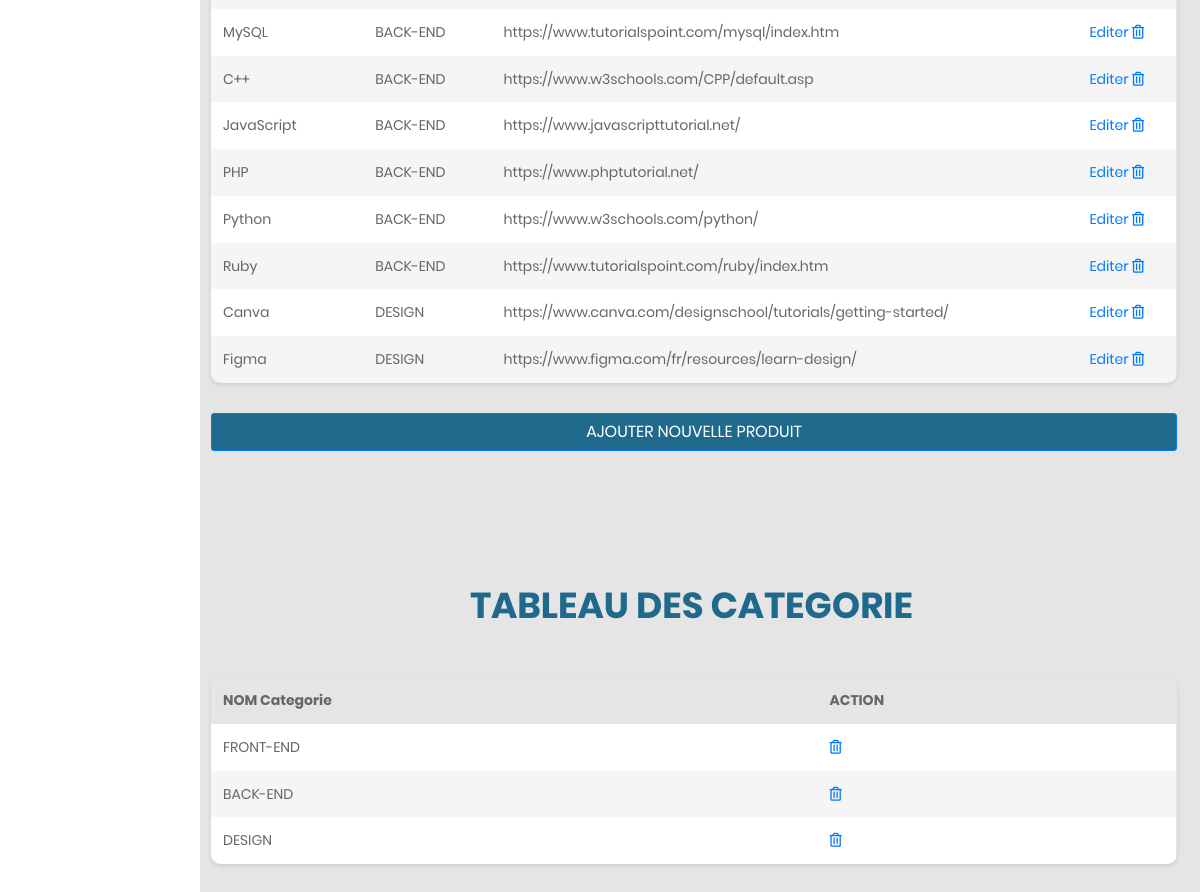
Page /Réalisaation/admin/table.php (middle part) on the earlier database version.
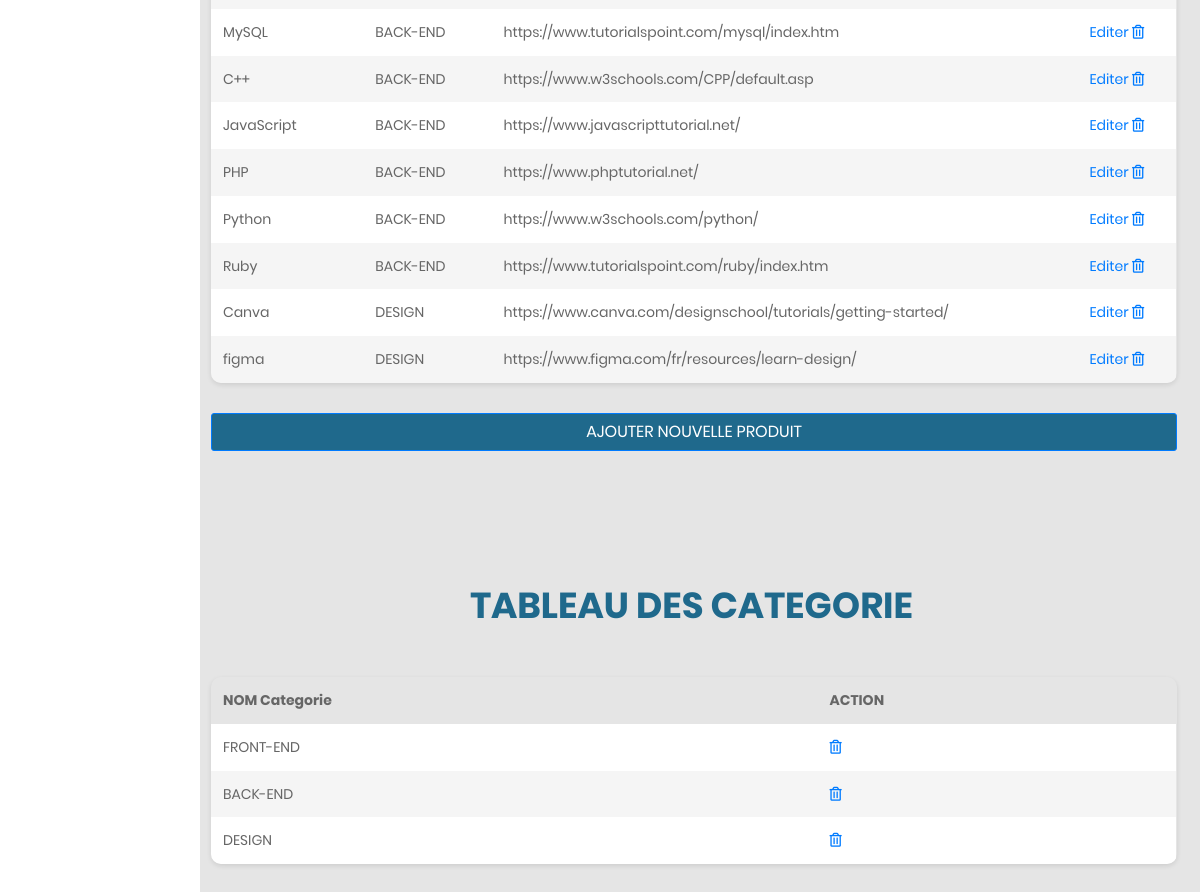
Same page on the later database version.
### tables this page shows
CREATE TABLE `produit` (
  `id_produit` int(11) NOT NULL,
  `nom_produit` varchar(255) NOT NULL,
  `description` varchar(255) NOT NULL,
  `reference` varchar(255) NOT NULL,
  `categorie_produit` varchar(11) DEFAULT NULL,
  `photo` varchar(255) NOT NULL
);

CREATE TABLE `categorie` (
  `id_categorie` int(11) NOT NULL,
  `nom_categorie` varchar(255) NOT NULL
);

### Réalisaation/admin/gestion.php (called while the page is built, shortened)
<?php
 include 'produit-categorie.php';
class Gestion{
    private function getConnection(){
            $this->Connection = mysqli_connect('localhost', 'oussama', '678dhHQ)oQZVte!H', 'e-commerce');
        return $this->Connection;
    }
    public function afficher(){
        $SelctRow = 'SELECT * FROM produit
         INNER JOIN categorie ON produit.categorie_produit = categorie.id_categorie';
        $query = mysqli_query($this->getConnection() ,$SelctRow);
        $produits_data = mysqli_fetch_all($query, MYSQLI_ASSOC);
        $TableData = array();
        foreach ( $produits_data as $value_Data) {
                   $produit = new Produit_Categorie();
                   $produit->setId_Produit($value_Data['id_produit']);
                   $produit->setNom_Produit($value_Data['nom_produit']);
                   $produit->setDescription($value_Data['description']);
                   $produit->setReference($value_Data['reference']);
                   $produit->setCategorie_produit($value_Data["categorie_produit"]);
                   $produit->setNom_Categorie($value_Data["nom_categorie"]);
                   array_push($TableData, $produit);
                }
                   return $TableData;
    }
    public function afficherCategorie(){
            $SelctRow = 'SELECT * FROM categorie';
                   $query = mysqli_query($this->getConnection() ,$SelctRow);
                   $produits_data = mysqli_fetch_all($query, MYSQLI_ASSOC);
                   $TableData = array();
                   foreach ( $produits_data as $value_Data) {
                    $produit = new Produit_Categorie();
                    $produit->setId_Categorie($value_Data['id_categorie']);
                    $produit->setNom_Categorie($value_Data["nom_categorie"]);
                    array_push($TableData, $produit);
                }
                return $TableData;
    }
}

### Réalisaation/admin/produit-categorie.php (called while the page is built, shortened)
<?php
class Produit_Categorie{
    private $Nom ;
    private $id ;
    private $reference;
    public function getId_Produit() {
        return $this->id;
    }
    public function setId_Produit($id) {
        $this->id = $id;
    }
    public function getNom_Produit() {
        return $this->Nom;
    }
    public function setNom_Produit($Nom) {
        $this->Nom = $Nom;
    }
    public function getReference() {
        return $this->reference;
    }
    public function setReference($reference) {
        $this->reference = $reference;
    }
    public function setCategorie_produit($Categorie) {
        $this->Categorie = $Categorie;
    }
    public function setId_Categorie($id) {
        $this->id = $id;
    }
    public function getNom_Categorie() {
        return $this->Categorie;
    }
    public function setNom_Categorie($Categorie) {
        $this->Categorie = $Categorie;
    }
}

### Réalisaation/admin/table.php (the view, shortened to what the changed rows need)
<?php
  include 'gestion.php';
  $gestion = new Gestion ;
  $data = $gestion->afficher();
  ?>
<!DOCTYPE html>
<html lang="en">
<head>
    <link href="css/font-face.css" rel="stylesheet" media="all">
    <link href="vendor/font-awesome-5/css/fontawesome-all.min.css" rel="stylesheet" media="all">
    <link href="vendor/font-awesome-4.7/css/font-awesome.min.css" rel="stylesheet" media="all">
    <link href="vendor/mdi-font/css/material-design-iconic-font.min.css" rel="stylesheet" media="all">
    <link href="vendor/bootstrap-4.1/bootstrap.min.css" rel="stylesheet" media="all">
    <link href="vendor/animsition/animsition.min.css" rel="stylesheet" media="all">
    <link href="vendor/bootstrap-progressbar/bootstrap-progressbar-3.3.4.min.css" rel="stylesheet" media="all">
    <link href="vendor/wow/animate.css" rel="stylesheet" media="all">
    <link href="vendor/css-hamburgers/hamburgers.min.css" rel="stylesheet" media="all">
    <link href="vendor/slick/slick.css" rel="stylesheet" media="all">
    <link href="vendor/select2/select2.min.css" rel="stylesheet" media="all">
    <link href="vendor/perfect-scrollbar/perfect-scrollbar.css" rel="stylesheet" media="all">
    <link rel="stylesheet" href="css/costumer.css">
    <link href="css/theme.css" rel="stylesheet" media="all">
</head>
        <div class="page-container">
            <div class="main-content">
                <div class="section__content section__content--p30">
                    <div class="container-fluid">
                        <div class="row rowTable">
                            <div class="col-lg-12">
                                <div class="table-responsive table--no-card m-b-30">
                                    <table class="table table-borderless table-striped ">
                                        <tbody>
                                        <?php  foreach ($data as $value ) {
                    ?>
                                            <tr>
                                                      <td><?php echo $value->getNom_Produit() ?></td>
                                                      <td><?php echo $value->getNom_Categorie() ?></td>
                                                      <td><?php echo $value->getReference() ?></td>
                                                <td>
                                                    <a href="modifier.php?id=<?php echo $value -> getId_Produit() ?>">Editer</a>
                                                    <a href="suprimer.php?id=<?php echo $value -> getId_Produit() ?>" ><i class="far fa-trash-alt fa-pen-to-square tm-product-delete-icon"></i></a>
                                                </td>
                                            </tr>
                                               <?php }?>
                                        </tbody>
                                    </table>
                                </div>
                            </div>
                        </div>
                    </div>
                </div>
            </div>
        </div>
     <?php $categorieData = $gestion->afficherCategorie()
       ?>
        <div class="page-container">
            <div class="main-content">
                <div class="section__content section__content--p30">
                    <div class="container-fluid">
                    <div>
           <h1 class="titre text-center ">
           <strong>TABLEAU DES CATEGORIE</strong>
           </h1>
       </div>
                        <div class="row rowTable">
                            <div class="col-lg-12">
                                <div class="table-responsive table--no-card m-b-30">
                                    <table class="table table-borderless table-striped ">
                                        <thead>
                                            <tr>
                                                <th>NOM Categorie</th>
                                                <th>ACTION</th>
                                            </tr>
                                        </thead>
                                        <tbody>
                                        <?php
                foreach ($categorieData as $value){
                  ?>
                                            <tr>
                                                      <td><?php echo $value-> getNom_Categorie() ?></td>
                                                      <td> <a href="suprimerCategorie.php?id=<?php echo $value -> getId_Produit() ?>" ><i class="far fa-trash-alt fa-pen-to-square tm-product-delete-icon"></i></a></td>
                                            </tr>
                                               <?php }?>
                                        </tbody>
                                    </table>
                                </div>
                            </div>
                        </div>
                    </div>
                </div>
            </div>
        </div>
</body>
</html>

Differences in the rows shown:
removed produit: nom_produit "Figma", categorie.nom_categorie "DESIGN", reference "https://www.figma.com/fr/resources/learn-design/"
added produit: nom_produit "figma", categorie.nom_categorie "DESIGN", reference "https://www.figma.com/fr/resources/learn-design/"
